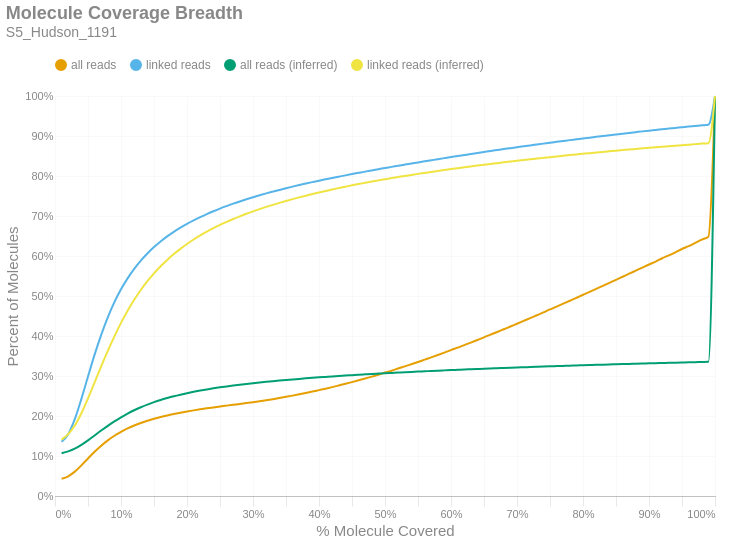

Notebook source saved alongside this figure:
### Markdown cell above
### Molecule Read Coverage
This chart shows molecule coverage breadth as computed by the number of bases aligned to that molecule. In other words, "*how much of each unique long molecule is actually sequenced/aligned?*" Keep in mind there is a distinction between sequences and alignments, since some sequences belonging to a particular molecule may not align well and wouldn't appear in the alignment data. This chart also shows molecule coverage breadth as computed by the *inferred fragment* from which the aligned sequences originate. Unlike read coverage, this calculation takes into account the total insert size, including unsequenced gaps between the forward and reverse reads. Like the previous figures, these are cumulative percents.

### Code cell
if SKIPLR:
    print_html(f"Skipped")
else:
    binned_df = consolidated_hist(valids['coverage_bp'], mask, 0.01, True)
    binned_df_inf = consolidated_hist(valids['coverage_inserts'], mask, 0.01, True)
    binned_df = binned_df.with_columns(pl.lit(binned_df_inf['all reads (cumsum)']).alias('all reads (inferred)'))
    binned_df = binned_df.with_columns(pl.lit(binned_df_inf['linked reads (cumsum)']).alias('linked reads (inferred)'))
    binned_df = binned_df.with_columns(
        (pl.col('bin').cast(pl.Float64) + 0.01).alias('right_edge')
    )

    with SafeRender(binned_df):
        (
            density_plot(binned_df, 'Molecule Coverage Breadth', samplename, 'molcov', ['all reads (inferred)','linked reads (inferred)'])
            .encode(
                #x=alt.X('bin:Q', title="% Molecule Covered").axis(format = '%').scale(padding=0),
                x=alt.X('right_edge:Q', title="% Molecule Covered").axis(format='%').scale(padding=0),
                y=alt.Y('value:Q', title='Percent of Molecules')
                    .axis(format='%')
                    .stack(False)
                    .scale(domainMin=0, padding=0),
                color=alt.Color("key:N").scale(domain = ["all reads", "linked reads", "all reads (inferred)", "linked reads (inferred)"]),
                tooltip = [
                    alt.Tooltip("key:N", title = "Data Type"),
                    alt.Tooltip("range_label:N", title="% Molecule Covered"),
                    alt.Tooltip("value:Q", format = ".2%", title="% Molecules")
                ]
            )
        ).display()

### Figure 1 — Vega-Lite specification as saved in the notebook (floating-point values rounded to 4 significant figures)
{"width": "container", "height": 400, "config": {"title": {"anchor": "start", "dy": -15, "fontSize": 18, "color": "#888888", "subtitleColor": "#888888", "subtitleFontSize": 14}, "arc": {"fill": "#0072B2"}, "axis": {"domainColor": "#888888", "domainWidth": 0.5, "gridWidth": 0.2, "grid": false, "titleFontWeight": 400, "titleFontSize": 15, "labelFontSize": 11, "labelColor": "#888888", "tickColor": "#888888", "tickWidth": 0.2, "titleColor": "#888888"}, "axisBand": {"grid": false}, "axisX": {"grid": true, "tickSize": 10, "domainCap": "round"}, "axisY": {"domain": false, "grid": true, "tickSize": 0, "domainCap": "round"}, "background": "transparent", "header": {"labelFontSize": 15, "labelColor": "#888888", "titleFontSize": 15, "titleFontWeight": 600, "titleColor": "#888888"}, "legend": {"labelFont": "sans-serif", "labelFontSize": 12, "labelColor": "#888888", "symbolSize": 100, "symbolType": "circle", "titleFontSize": 12, "titlePadding": 10, "titleColor": "#888888", "title": null, "orient": "top"}, "range": {"category": ["#E69F00", "#56B4E9", "#009E73", "#F0E442", "#0072B2", "#D55E00", "#CC79A7", "#000000"], "diverging": ["#cfe8f3", "#a2d4ec", "#73bfe2", "#46abdb", "#1696d2", "#12719e"]}, "area": {"fill": "#0072B2", "fillOpacity": 0.7, "line": true, "strokeOpacity": 0.7}, "line": {"color": "#0072B2", "stroke": "#0072B2", "strokeWidth": 2}, "trail": {"color": "#0072B2", "stroke": "#0072B2", "strokeWidth": 0, "size": 1}, "point": {"filled": true, "fillOpacity": 1.0, "size": 95}, "text": {"color": "#888888", "fontSize": 11, "align": "right", "fontWeight": 400, "size": 11}, "bar": {"fill": "#0072B2", "stroke": null}, "view": {"stroke": null, "continuousWidth": 660, "continuousHeight": 400}}, "data": {"name": "data-8a945cf6df6b942cd79f5ad6d3cc1ef4"}, "mark": {"type": "line", "interpolate": "monotone", "point": {"opacity": 0, "size": 275}}, "encoding": {"color": {"field": "key", "scale": {"domain": ["all reads", "linked reads", "all reads (inferred)", "linked reads (inferred)"]}, "type": "nominal"}, "tooltip": [{"field": "key", "title": "Data Type", "type": "nominal"}, {"field": "range_label", "title": "% Molecule Covered", "type": "nominal"}, {"field": "value", "format": ".2%", "title": "% Molecules", "type": "quantitative"}], "x": {"axis": {"format": "%"}, "field": "right_edge", "scale": {"padding": 0}, "title": "% Molecule Covered", "type": "quantitative"}, "y": {"axis": {"format": "%"}, "field": "value", "scale": {"domainMin": 0, "padding": 0}, "stack": false, "title": "Percent of Molecules", "type": "quantitative"}}, "params": [{"name": "param_c36ac31b6afebe62", "select": {"type": "point", "fields": ["key"]}, "bind": "legend"}], "title": {"text": "Molecule Coverage Breadth", "subtitle": "S5_Hudson_1191"}, "transform": [{"fold": ["all reads (cumsum)", "linked reads (cumsum)", "all reads (inferred)", "linked reads (inferred)"]}, {"calculate": "replace(datum.key, ' (cumsum)', '')", "as": "key"}, {"filter": {"param": "param_c36ac31b6afebe62"}}], "usermeta": {"embedOptions": {"downloadFileName": "S5_Hudson_1191.molcov"}}, "$schema": "https://vega.github.io/schema/vega-lite/v6.1.0.json", "datasets": {"data-8a945cf6df6b942cd79f5ad6d3cc1ef4": [{"bin": "0.0", "interval": "0.0-0.01", "all reads": 0.04327, "linked reads": 0.1356, "all reads (cumsum)": 0.04327, "linked reads (cumsum)": 0.1356, "range_label": "0.0-0.01", "all reads (inferred)": 0.1071, "linked reads (inferred)": 0.1409, "right_edge": 0.01}, {"bin": "0.01", "interval": "0.01-0.02", "all reads": 0.006059, "linked reads": 0.01904, "all reads (cumsum)": 0.04933, "linked reads (cumsum)": 0.1546, "range_label": "0.01-0.02", "all reads (inferred)": 0.1115, "linked reads (inferred)": 0.1548, "right_edge": 0.02}, {"bin": "0.02", "interval": "0.02-0.03", "all reads": 0.0116, "linked reads": 0.03738, "all reads (cumsum)": 0.06093, "linked reads (cumsum)": 0.192, "range_label": "0.02-0.03", "all reads (inferred)": 0.1182, "linked reads (inferred)": 0.1761, "right_edge": 0.03}, {"bin": "0.03", "interval": "0.03-0.04", "all reads": 0.0157, "linked reads": 0.0509, "all reads (cumsum)": 0.07663, "linked reads (cumsum)": 0.2429, "range_label": "0.03-0.04", "all reads (inferred)": 0.1277, "linked reads (inferred)": 0.2068, "right_edge": 0.04}, {"bin": "0.04", "interval": "0.04-0.05", "all reads": 0.01715, "linked reads": 0.05591, "all reads (cumsum)": 0.09378, "linked reads (cumsum)": 0.2988, "range_label": "0.04-0.05", "all reads (inferred)": 0.1391, "linked reads (inferred)": 0.2439, "right_edge": 0.05}, {"bin": "0.05", "interval": "0.05-0.06", "all reads": 0.01673, "linked reads": 0.05461, "all reads (cumsum)": 0.1105, "linked reads (cumsum)": 0.3534, "range_label": "0.05-0.06", "all reads (inferred)": 0.1514, "linked reads (inferred)": 0.284, "right_edge": 0.06}, {"bin": "0.06", "interval": "0.06-0.07", "all reads": 0.01517, "linked reads": 0.04959, "all reads (cumsum)": 0.1257, "linked reads (cumsum)": 0.403, "range_label": "0.06-0.07", "all reads (inferred)": 0.1637, "linked reads (inferred)": 0.3241, "right_edge": 0.07}, {"bin": "0.07", "interval": "0.07-0.08", "all reads": 0.01338, "linked reads": 0.04375, "all reads (cumsum)": 0.1391, "linked reads (cumsum)": 0.4468, "range_label": "0.07-0.08", "all reads (inferred)": 0.1755, "linked reads (inferred)": 0.3628, "right_edge": 0.08}, {"bin": "0.08", "interval": "0.08-0.09", "all reads": 0.01159, "linked reads": 0.03786, "all reads (cumsum)": 0.1507, "linked reads (cumsum)": 0.4846, "range_label": "0.08-0.09", "all reads (inferred)": 0.1866, "linked reads (inferred)": 0.3992, "right_edge": 0.09}, {"bin": "0.09", "interval": "0.09-0.1", "all reads": 0.00983, "linked reads": 0.03207, "all reads (cumsum)": 0.1605, "linked reads (cumsum)": 0.5167, "range_label": "0.09-0.1", "all reads (inferred)": 0.1968, "linked reads (inferred)": 0.4328, "right_edge": 0.1}, {"bin": "0.1", "interval": "0.1-0.11", "all reads": 0.008442, "linked reads": 0.02745, "all reads (cumsum)": 0.1689, "linked reads (cumsum)": 0.5442, "range_label": "0.1-0.11", "all reads (inferred)": 0.206, "linked reads (inferred)": 0.4631, "right_edge": 0.11}, {"bin": "0.11", "interval": "0.11-0.12", "all reads": 0.007285, "linked reads": 0.0237, "all reads (cumsum)": 0.1762, "linked reads (cumsum)": 0.5679, "range_label": "0.11-0.12", "all reads (inferred)": 0.2144, "linked reads (inferred)": 0.4906, "right_edge": 0.12}, {"bin": "0.12", "interval": "0.12-0.13", "all reads": 0.006348, "linked reads": 0.02062, "all reads (cumsum)": 0.1826, "linked reads (cumsum)": 0.5885, "range_label": "0.12-0.13", "all reads (inferred)": 0.2219, "linked reads (inferred)": 0.515, "right_edge": 0.13}, {"bin": "0.13", "interval": "0.13-0.14", "all reads": 0.005533, "linked reads": 0.01789, "all reads (cumsum)": 0.1881, "linked reads (cumsum)": 0.6064, "range_label": "0.13-0.14", "all reads (inferred)": 0.2285, "linked reads (inferred)": 0.5369, "right_edge": 0.14}, {"bin": "0.14", "interval": "0.14-0.15", "all reads": 0.004971, "linked reads": 0.01603, "all reads (cumsum)": 0.1931, "linked reads (cumsum)": 0.6224, "range_label": "0.14-0.15", "all reads (inferred)": 0.2346, "linked reads (inferred)": 0.5568, "right_edge": 0.15}, {"bin": "0.15", "interval": "0.15-0.16", "all reads": 0.004372, "linked reads": 0.01408, "all reads (cumsum)": 0.1974, "linked reads (cumsum)": 0.6365, "range_label": "0.15-0.16", "all reads (inferred)": 0.24, "linked reads (inferred)": 0.5745, "right_edge": 0.16}, {"bin": "0.16", "interval": "0.16-0.17", "all reads": 0.003944, "linked reads": 0.01264, "all reads (cumsum)": 0.2014, "linked reads (cumsum)": 0.6491, "range_label": "0.16-0.17", "all reads (inferred)": 0.2448, "linked reads (inferred)": 0.5903, "right_edge": 0.17}, {"bin": "0.17", "interval": "0.17-0.18", "all reads": 0.003548, "linked reads": 0.01127, "all reads (cumsum)": 0.2049, "linked reads (cumsum)": 0.6604, "range_label": "0.17-0.18", "all reads (inferred)": 0.2493, "linked reads (inferred)": 0.6048, "right_edge": 0.18}, {"bin": "0.18", "interval": "0.18-0.19", "all reads": 0.003294, "linked reads": 0.01043, "all reads (cumsum)": 0.2082, "linked reads (cumsum)": 0.6708, "range_label": "0.18-0.19", "all reads (inferred)": 0.2533, "linked reads (inferred)": 0.6179, "right_edge": 0.19}, {"bin": "0.19", "interval": "0.19-0.2", "all reads": 0.003071, "linked reads": 0.009651, "all reads (cumsum)": 0.2113, "linked reads (cumsum)": 0.6805, "range_label": "0.19-0.2", "all reads (inferred)": 0.257, "linked reads (inferred)": 0.6301, "right_edge": 0.2}, {"bin": "0.2", "interval": "0.2-0.21", "all reads": 0.002782, "linked reads": 0.008684, "all reads (cumsum)": 0.2141, "linked reads (cumsum)": 0.6891, "range_label": "0.2-0.21", "all reads (inferred)": 0.2604, "linked reads (inferred)": 0.6412, "right_edge": 0.21}, {"bin": "0.21", "interval": "0.21-0.22", "all reads": 0.002598, "linked reads": 0.008044, "all reads (cumsum)": 0.2167, "linked reads (cumsum)": 0.6972, "range_label": "0.21-0.22", "all reads (inferred)": 0.2635, "linked reads (inferred)": 0.6514, "right_edge": 0.22}, {"bin": "0.22", "interval": "0.22-0.23", "all reads": 0.002495, "linked reads": 0.007623, "all reads (cumsum)": 0.2192, "linked reads (cumsum)": 0.7048, "range_label": "0.22-0.23", "all reads (inferred)": 0.2664, "linked reads (inferred)": 0.6608, "right_edge": 0.23}, {"bin": "0.23", "interval": "0.23-0.24", "all reads": 0.002354, "linked reads": 0.007061, "all reads (cumsum)": 0.2215, "linked reads (cumsum)": 0.7119, "range_label": "0.23-0.24", "all reads (inferred)": 0.2691, "linked reads (inferred)": 0.6696, "right_edge": 0.24}, {"bin": "0.24", "interval": "0.24-0.25", "all reads": 0.002268, "linked reads": 0.006732, "all reads (cumsum)": 0.2238, "linked reads (cumsum)": 0.7186, "range_label": "0.24-0.25", "all reads (inferred)": 0.2716, "linked reads (inferred)": 0.6778, "right_edge": 0.25}, {"bin": "0.25", "interval": "0.25-0.26", "all reads": 0.002141, "linked reads": 0.00622, "all reads (cumsum)": 0.2259, "linked reads (cumsum)": 0.7248, "range_label": "0.25-0.26", "all reads (inferred)": 0.274, "linked reads (inferred)": 0.6854, "right_edge": 0.26}, {"bin": "0.26", "interval": "0.26-0.27", "all reads": 0.0021, "linked reads": 0.005983, "all reads (cumsum)": 0.228, "linked reads (cumsum)": 0.7308, "range_label": "0.26-0.27", "all reads (inferred)": 0.2761, "linked reads (inferred)": 0.6925, "right_edge": 0.27}, {"bin": "0.27", "interval": "0.27-0.28", "all reads": 0.002063, "linked reads": 0.005585, "all reads (cumsum)": 0.2301, "linked reads (cumsum)": 0.7364, "range_label": "0.27-0.28", "all reads (inferred)": 0.2782, "linked reads (inferred)": 0.6992, "right_edge": 0.28}, {"bin": "0.28", "interval": "0.28-0.29", "all reads": 0.002155, "linked reads": 0.005348, "all reads (cumsum)": 0.2322, "linked reads (cumsum)": 0.7417, "range_label": "0.28-0.29", "all reads (inferred)": 0.2801, "linked reads (inferred)": 0.7056, "right_edge": 0.29}, {"bin": "0.29", "interval": "0.29-0.3", "all reads": 0.002301, "linked reads": 0.005174, "all reads (cumsum)": 0.2346, "linked reads (cumsum)": 0.7469, "range_label": "0.29-0.3", "all reads (inferred)": 0.282, "linked reads (inferred)": 0.7115, "right_edge": 0.3}, {"bin": "0.3", "interval": "0.3-0.31", "all reads": 0.002414, "linked reads": 0.004901, "all reads (cumsum)": 0.237, "linked reads (cumsum)": 0.7518, "range_label": "0.3-0.31", "all reads (inferred)": 0.2837, "linked reads (inferred)": 0.7172, "right_edge": 0.31}, {"bin": "0.31", "interval": "0.31-0.32", "all reads": 0.002539, "linked reads": 0.004695, "all reads (cumsum)": 0.2395, "linked reads (cumsum)": 0.7565, "range_label": "0.31-0.32", "all reads (inferred)": 0.2854, "linked reads (inferred)": 0.7227, "right_edge": 0.32}, {"bin": "0.32", "interval": "0.32-0.33", "all reads": 0.002643, "linked reads": 0.004388, "all reads (cumsum)": 0.2421, "linked reads (cumsum)": 0.7609, "range_label": "0.32-0.33", "all reads (inferred)": 0.287, "linked reads (inferred)": 0.7279, "right_edge": 0.33}, {"bin": "0.33", "interval": "0.33-0.34", "all reads": 0.002785, "linked reads": 0.004318, "all reads (cumsum)": 0.2449, "linked reads (cumsum)": 0.7652, "range_label": "0.33-0.34", "all reads (inferred)": 0.2885, "linked reads (inferred)": 0.7329, "right_edge": 0.34}, {"bin": "0.34", "interval": "0.34-0.35", "all reads": 0.002942, "linked reads": 0.004156, "all reads (cumsum)": 0.2479, "linked reads (cumsum)": 0.7694, "range_label": "0.34-0.35", "all reads (inferred)": 0.29, "linked reads (inferred)": 0.7377, "right_edge": 0.35}, {"bin": "0.35", "interval": "0.35-0.36", "all reads": 0.00308, "linked reads": 0.00406, "all reads (cumsum)": 0.251, "linked reads (cumsum)": 0.7734, "range_label": "0.35-0.36", "all reads (inferred)": 0.2914, "linked reads (inferred)": 0.7422, "right_edge": 0.36}, {"bin": "0.36", "interval": "0.36-0.37", "all reads": 0.003239, "linked reads": 0.003892, "all reads (cumsum)": 0.2542, "linked reads (cumsum)": 0.7773, "range_label": "0.36-0.37", "all reads (inferred)": 0.2928, "linked reads (inferred)": 0.7466, "right_edge": 0.37}, {"bin": "0.37", "interval": "0.37-0.38", "all reads": 0.003362, "linked reads": 0.00378, "all reads (cumsum)": 0.2576, "linked reads (cumsum)": 0.7811, "range_label": "0.37-0.38", "all reads (inferred)": 0.2941, "linked reads (inferred)": 0.7508, "right_edge": 0.38}, {"bin": "0.38", "interval": "0.38-0.39", "all reads": 0.00345, "linked reads": 0.003642, "all reads (cumsum)": 0.261, "linked reads (cumsum)": 0.7847, "range_label": "0.38-0.39", "all reads (inferred)": 0.2954, "linked reads (inferred)": 0.7549, "right_edge": 0.39}, {"bin": "0.39", "interval": "0.39-0.4", "all reads": 0.003698, "linked reads": 0.003603, "all reads (cumsum)": 0.2647, "linked reads (cumsum)": 0.7883, "range_label": "0.39-0.4", "all reads (inferred)": 0.2966, "linked reads (inferred)": 0.7589, "right_edge": 0.4}, {"bin": "0.4", "interval": "0.4-0.41", "all reads": 0.003656, "linked reads": 0.003345, "all reads (cumsum)": 0.2684, "linked reads (cumsum)": 0.7917, "range_label": "0.4-0.41", "all reads (inferred)": 0.2977, "linked reads (inferred)": 0.7626, "right_edge": 0.41}, {"bin": "0.41", "interval": "0.41-0.42", "all reads": 0.003885, "linked reads": 0.003389, "all reads (cumsum)": 0.2722, "linked reads (cumsum)": 0.7951, "range_label": "0.41-0.42", "all reads (inferred)": 0.2989, "linked reads (inferred)": 0.7664, "right_edge": 0.42}, {"bin": "0.42", "interval": "0.42-0.43", "all reads": 0.00408, "linked reads": 0.003257, "all reads (cumsum)": 0.2763, "linked reads (cumsum)": 0.7983, "range_label": "0.42-0.43", "all reads (inferred)": 0.3, "linked reads (inferred)": 0.7699, "right_edge": 0.43}, {"bin": "0.43", "interval": "0.43-0.44", "all reads": 0.004118, "linked reads": 0.003238, "all reads (cumsum)": 0.2804, "linked reads (cumsum)": 0.8016, "range_label": "0.43-0.44", "all reads (inferred)": 0.3011, "linked reads (inferred)": 0.7733, "right_edge": 0.44}, {"bin": "0.44", "interval": "0.44-0.45", "all reads": 0.004305, "linked reads": 0.003163, "all reads (cumsum)": 0.2847, "linked reads (cumsum)": 0.8047, "range_label": "0.44-0.45", "all reads (inferred)": 0.3021, "linked reads (inferred)": 0.7766, "right_edge": 0.45}, {"bin": "0.45", "interval": "0.45-0.46", "all reads": 0.004442, "linked reads": 0.003122, "all reads (cumsum)": 0.2892, "linked reads (cumsum)": 0.8079, "range_label": "0.45-0.46", "all reads (inferred)": 0.3031, "linked reads (inferred)": 0.78, "right_edge": 0.46}, {"bin": "0.46", "interval": "0.46-0.47", "all reads": 0.004526, "linked reads": 0.003095, "all reads (cumsum)": 0.2937, "linked reads (cumsum)": 0.811, "range_label": "0.46-0.47", "all reads (inferred)": 0.3041, "linked reads (inferred)": 0.7831, "right_edge": 0.47}, {"bin": "0.47", "interval": "0.47-0.48", "all reads": 0.004761, "linked reads": 0.003026, "all reads (cumsum)": 0.2985, "linked reads (cumsum)": 0.814, "range_label": "0.47-0.48", "all reads (inferred)": 0.305, "linked reads (inferred)": 0.7861, "right_edge": 0.48}, {"bin": "0.48", "interval": "0.48-0.49", "all reads": 0.004708, "linked reads": 0.003026, "all reads (cumsum)": 0.3032, "linked reads (cumsum)": 0.817, "range_label": "0.48-0.49", "all reads (inferred)": 0.3059, "linked reads (inferred)": 0.7891, "right_edge": 0.49}, {"bin": "0.49", "interval": "0.49-0.5", "all reads": 0.005369, "linked reads": 0.003007, "all reads (cumsum)": 0.3086, "linked reads (cumsum)": 0.82, "range_label": "0.49-0.5", "all reads (inferred)": 0.3069, "linked reads (inferred)": 0.792, "right_edge": 0.5}, {"bin": "0.5", "interval": "0.5-0.51", "all reads": 0.004763, "linked reads": 0.002818, "all reads (cumsum)": 0.3133, "linked reads (cumsum)": 0.8228, "range_label": "0.5-0.51", "all reads (inferred)": 0.3077, "linked reads (inferred)": 0.7948, "right_edge": 0.51}, {"bin": "0.51", "interval": "0.51-0.52", "all reads": 0.005397, "linked reads": 0.002943, "all reads (cumsum)": 0.3187, "linked reads (cumsum)": 0.8258, "range_label": "0.51-0.52", "all reads (inferred)": 0.3086, "linked reads (inferred)": 0.7975, "right_edge": 0.52}, {"bin": "0.52", "interval": "0.52-0.53", "all reads": 0.005276, "linked reads": 0.002781, "all reads (cumsum)": 0.324, "linked reads (cumsum)": 0.8286, "range_label": "0.52-0.53", "all reads (inferred)": 0.3094, "linked reads (inferred)": 0.8002, "right_edge": 0.53}, {"bin": "0.53", "interval": "0.53-0.54", "all reads": 0.005504, "linked reads": 0.002713, "all reads (cumsum)": 0.3295, "linked reads (cumsum)": 0.8313, "range_label": "0.53-0.54", "all reads (inferred)": 0.3102, "linked reads (inferred)": 0.8028, "right_edge": 0.54}, {"bin": "0.54", "interval": "0.54-0.55", "all reads": 0.005521, "linked reads": 0.00274, "all reads (cumsum)": 0.335, "linked reads (cumsum)": 0.834, "range_label": "0.54-0.55", "all reads (inferred)": 0.311, "linked reads (inferred)": 0.8053, "right_edge": 0.55}, {"bin": "0.55", "interval": "0.55-0.56", "all reads": 0.005787, "linked reads": 0.002705, "all reads (cumsum)": 0.3408, "linked reads (cumsum)": 0.8367, "range_label": "0.55-0.56", "all reads (inferred)": 0.3118, "linked reads (inferred)": 0.8078, "right_edge": 0.56}, {"bin": "0.56", "interval": "0.56-0.57", "all reads": 0.005793, "linked reads": 0.002671, "all reads (cumsum)": 0.3466, "linked reads (cumsum)": 0.8394, "range_label": "0.56-0.57", "all reads (inferred)": 0.3126, "linked reads (inferred)": 0.8103, "right_edge": 0.57}, {"bin": "0.57", "interval": "0.57-0.58", "all reads": 0.005893, "linked reads": 0.002659, "all reads (cumsum)": 0.3525, "linked reads (cumsum)": 0.842, "range_label": "0.57-0.58", "all reads (inferred)": 0.3133, "linked reads (inferred)": 0.8127, "right_edge": 0.58}, {"bin": "0.58", "interval": "0.58-0.59", "all reads": 0.006081, "linked reads": 0.002634, "all reads (cumsum)": 0.3586, "linked reads (cumsum)": 0.8447, "range_label": "0.58-0.59", "all reads (inferred)": 0.3141, "linked reads (inferred)": 0.815, "right_edge": 0.59}, {"bin": "0.59", "interval": "0.59-0.6", "all reads": 0.00621, "linked reads": 0.002595, "all reads (cumsum)": 0.3648, "linked reads (cumsum)": 0.8473, "range_label": "0.59-0.6", "all reads (inferred)": 0.3148, "linked reads (inferred)": 0.8174, "right_edge": 0.6}, {"bin": "0.6", "interval": "0.6-0.61", "all reads": 0.006007, "linked reads": 0.002487, "all reads (cumsum)": 0.3708, "linked reads (cumsum)": 0.8498, "range_label": "0.6-0.61", "all reads (inferred)": 0.3155, "linked reads (inferred)": 0.8196, "right_edge": 0.61}, {"bin": "0.61", "interval": "0.61-0.62", "all reads": 0.006433, "linked reads": 0.002589, "all reads (cumsum)": 0.3772, "linked reads (cumsum)": 0.8524, "range_label": "0.61-0.62", "all reads (inferred)": 0.3162, "linked reads (inferred)": 0.8217, "right_edge": 0.62}, {"bin": "0.62", "interval": "0.62-0.63", "all reads": 0.006326, "linked reads": 0.002563, "all reads (cumsum)": 0.3835, "linked reads (cumsum)": 0.8549, "range_label": "0.62-0.63", "all reads (inferred)": 0.3168, "linked reads (inferred)": 0.8238, "right_edge": 0.63}, {"bin": "0.63", "interval": "0.63-0.64", "all reads": 0.006477, "linked reads": 0.002488, "all reads (cumsum)": 0.39, "linked reads (cumsum)": 0.8574, "range_label": "0.63-0.64", "all reads (inferred)": 0.3175, "linked reads (inferred)": 0.826, "right_edge": 0.64}, {"bin": "0.64", "interval": "0.64-0.65", "all reads": 0.006493, "linked reads": 0.002525, "all reads (cumsum)": 0.3965, "linked reads (cumsum)": 0.8599, "range_label": "0.64-0.65", "all reads (inferred)": 0.3182, "linked reads (inferred)": 0.8281, "right_edge": 0.65}, {"bin": "0.65", "interval": "0.65-0.66", "all reads": 0.006945, "linked reads": 0.002573, "all reads (cumsum)": 0.4035, "linked reads (cumsum)": 0.8625, "range_label": "0.65-0.66", "all reads (inferred)": 0.3188, "linked reads (inferred)": 0.8301, "right_edge": 0.66}, {"bin": "0.66", "interval": "0.66-0.67", "all reads": 0.006588, "linked reads": 0.002409, "all reads (cumsum)": 0.41, "linked reads (cumsum)": 0.8649, "range_label": "0.66-0.67", "all reads (inferred)": 0.3194, "linked reads (inferred)": 0.8321, "right_edge": 0.67}, {"bin": "0.67", "interval": "0.67-0.68", "all reads": 0.006873, "linked reads": 0.002409, "all reads (cumsum)": 0.4169, "linked reads (cumsum)": 0.8673, "range_label": "0.67-0.68", "all reads (inferred)": 0.3201, "linked reads (inferred)": 0.8341, "right_edge": 0.68}, {"bin": "0.68", "interval": "0.68-0.69", "all reads": 0.006765, "linked reads": 0.002317, "all reads (cumsum)": 0.4237, "linked reads (cumsum)": 0.8696, "range_label": "0.68-0.69", "all reads (inferred)": 0.3207, "linked reads (inferred)": 0.8361, "right_edge": 0.69}, {"bin": "0.69", "interval": "0.69-0.7", "all reads": 0.007012, "linked reads": 0.002297, "all reads (cumsum)": 0.4307, "linked reads (cumsum)": 0.8719, "range_label": "0.69-0.7", "all reads (inferred)": 0.3213, "linked reads (inferred)": 0.838, "right_edge": 0.7}, {"bin": "0.7", "interval": "0.7-0.71", "all reads": 0.006958, "linked reads": 0.002318, "all reads (cumsum)": 0.4377, "linked reads (cumsum)": 0.8742, "range_label": "0.7-0.71", "all reads (inferred)": 0.3219, "linked reads (inferred)": 0.8398, "right_edge": 0.71}, {"bin": "0.71", "interval": "0.71-0.72", "all reads": 0.00696, "linked reads": 0.002266, "all reads (cumsum)": 0.4446, "linked reads (cumsum)": 0.8765, "range_label": "0.71-0.72", "all reads (inferred)": 0.3225, "linked reads (inferred)": 0.8417, "right_edge": 0.72}, {"bin": "0.72", "interval": "0.72-0.73", "all reads": 0.007195, "linked reads": 0.002212, "all reads (cumsum)": 0.4518, "linked reads (cumsum)": 0.8787, "range_label": "0.72-0.73", "all reads (inferred)": 0.323, "linked reads (inferred)": 0.8435, "right_edge": 0.73}, {"bin": "0.73", "interval": "0.73-0.74", "all reads": 0.007061, "linked reads": 0.002221, "all reads (cumsum)": 0.4589, "linked reads (cumsum)": 0.8809, "range_label": "0.73-0.74", "all reads (inferred)": 0.3236, "linked reads (inferred)": 0.8453, "right_edge": 0.74}, {"bin": "0.74", "interval": "0.74-0.75", "all reads": 0.007541, "linked reads": 0.002282, "all reads (cumsum)": 0.4664, "linked reads (cumsum)": 0.8832, "range_label": "0.74-0.75", "all reads (inferred)": 0.3242, "linked reads (inferred)": 0.8471, "right_edge": 0.75}, {"bin": "0.75", "interval": "0.75-0.76", "all reads": 0.007064, "linked reads": 0.002132, "all reads (cumsum)": 0.4735, "linked reads (cumsum)": 0.8854, "range_label": "0.75-0.76", "all reads (inferred)": 0.3247, "linked reads (inferred)": 0.8488, "right_edge": 0.76}, {"bin": "0.76", "interval": "0.76-0.77", "all reads": 0.007267, "linked reads": 0.002164, "all reads (cumsum)": 0.4807, "linked reads (cumsum)": 0.8875, "range_label": "0.76-0.77", "all reads (inferred)": 0.3253, "linked reads (inferred)": 0.8506, "right_edge": 0.77}, {"bin": "0.77", "interval": "0.77-0.78", "all reads": 0.007379, "linked reads": 0.002164, "all reads (cumsum)": 0.4881, "linked reads (cumsum)": 0.8897, "range_label": "0.77-0.78", "all reads (inferred)": 0.3258, "linked reads (inferred)": 0.8523, "right_edge": 0.78}, {"bin": "0.78", "interval": "0.78-0.79", "all reads": 0.007309, "linked reads": 0.002074, "all reads (cumsum)": 0.4954, "linked reads (cumsum)": 0.8918, "range_label": "0.78-0.79", "all reads (inferred)": 0.3263, "linked reads (inferred)": 0.8539, "right_edge": 0.79}, {"bin": "0.79", "interval": "0.79-0.8", "all reads": 0.007767, "linked reads": 0.002142, "all reads (cumsum)": 0.5032, "linked reads (cumsum)": 0.8939, "range_label": "0.79-0.8", "all reads (inferred)": 0.3269, "linked reads (inferred)": 0.8556, "right_edge": 0.8}, {"bin": "0.8", "interval": "0.8-0.81", "all reads": 0.007165, "linked reads": 0.001956, "all reads (cumsum)": 0.5104, "linked reads (cumsum)": 0.8959, "range_label": "0.8-0.81", "all reads (inferred)": 0.3274, "linked reads (inferred)": 0.8572, "right_edge": 0.81}, {"bin": "0.81", "interval": "0.81-0.82", "all reads": 0.007416, "linked reads": 0.002021, "all reads (cumsum)": 0.5178, "linked reads (cumsum)": 0.8979, "range_label": "0.81-0.82", "all reads (inferred)": 0.3279, "linked reads (inferred)": 0.8587, "right_edge": 0.82}, {"bin": "0.82", "interval": "0.82-0.83", "all reads": 0.007656, "linked reads": 0.001975, "all reads (cumsum)": 0.5254, "linked reads (cumsum)": 0.8999, "range_label": "0.82-0.83", "all reads (inferred)": 0.3284, "linked reads (inferred)": 0.8603, "right_edge": 0.83}, {"bin": "0.83", "interval": "0.83-0.84", "all reads": 0.007551, "linked reads": 0.001966, "all reads (cumsum)": 0.533, "linked reads (cumsum)": 0.9018, "range_label": "0.83-0.84", "all reads (inferred)": 0.3289, "linked reads (inferred)": 0.8618, "right_edge": 0.84}, {"bin": "0.84", "interval": "0.84-0.85", "all reads": 0.00753, "linked reads": 0.001988, "all reads (cumsum)": 0.5405, "linked reads (cumsum)": 0.9038, "range_label": "0.84-0.85", "all reads (inferred)": 0.3293, "linked reads (inferred)": 0.8633, "right_edge": 0.85}, {"bin": "0.85", "interval": "0.85-0.86", "all reads": 0.007619, "linked reads": 0.002002, "all reads (cumsum)": 0.5481, "linked reads (cumsum)": 0.9058, "range_label": "0.85-0.86", "all reads (inferred)": 0.3298, "linked reads (inferred)": 0.8648, "right_edge": 0.86}, {"bin": "0.86", "interval": "0.86-0.87", "all reads": 0.00761, "linked reads": 0.00195, "all reads (cumsum)": 0.5557, "linked reads (cumsum)": 0.9078, "range_label": "0.86-0.87", "all reads (inferred)": 0.3303, "linked reads (inferred)": 0.8662, "right_edge": 0.87}, {"bin": "0.87", "interval": "0.87-0.88", "all reads": 0.007657, "linked reads": 0.001899, "all reads (cumsum)": 0.5634, "linked reads (cumsum)": 0.9097, "range_label": "0.87-0.88", "all reads (inferred)": 0.3307, "linked reads (inferred)": 0.8677, "right_edge": 0.88}, {"bin": "0.88", "interval": "0.88-0.89", "all reads": 0.007635, "linked reads": 0.001908, "all reads (cumsum)": 0.571, "linked reads (cumsum)": 0.9116, "range_label": "0.88-0.89", "all reads (inferred)": 0.3312, "linked reads (inferred)": 0.8691, "right_edge": 0.89}, {"bin": "0.89", "interval": "0.89-0.9", "all reads": 0.00774, "linked reads": 0.001817, "all reads (cumsum)": 0.5788, "linked reads (cumsum)": 0.9134, "range_label": "0.89-0.9", "all reads (inferred)": 0.3316, "linked reads (inferred)": 0.8705, "right_edge": 0.9}, {"bin": "0.9", "interval": "0.9-0.91", "all reads": 0.007262, "linked reads": 0.001671, "all reads (cumsum)": 0.586, "linked reads (cumsum)": 0.9151, "range_label": "0.9-0.91", "all reads (inferred)": 0.332, "linked reads (inferred)": 0.8718, "right_edge": 0.91}, {"bin": "0.91", "interval": "0.91-0.92", "all reads": 0.008352, "linked reads": 0.001762, "all reads (cumsum)": 0.5944, "linked reads (cumsum)": 0.9168, "range_label": "0.91-0.92", "all reads (inferred)": 0.3325, "linked reads (inferred)": 0.8732, "right_edge": 0.92}, {"bin": "0.92", "interval": "0.92-0.93", "all reads": 0.007035, "linked reads": 0.001696, "all reads (cumsum)": 0.6014, "linked reads (cumsum)": 0.9185, "range_label": "0.92-0.93", "all reads (inferred)": 0.3329, "linked reads (inferred)": 0.8745, "right_edge": 0.93}, {"bin": "0.93", "interval": "0.93-0.94", "all reads": 0.007782, "linked reads": 0.00168, "all reads (cumsum)": 0.6092, "linked reads (cumsum)": 0.9202, "range_label": "0.93-0.94", "all reads (inferred)": 0.3333, "linked reads (inferred)": 0.8758, "right_edge": 0.94}, {"bin": "0.94", "interval": "0.94-0.95", "all reads": 0.008312, "linked reads": 0.001698, "all reads (cumsum)": 0.6175, "linked reads (cumsum)": 0.9219, "range_label": "0.94-0.95", "all reads (inferred)": 0.3338, "linked reads (inferred)": 0.8771, "right_edge": 0.95}, {"bin": "0.95", "interval": "0.95-0.96", "all reads": 0.007031, "linked reads": 0.00166, "all reads (cumsum)": 0.6245, "linked reads (cumsum)": 0.9236, "range_label": "0.95-0.96", "all reads (inferred)": 0.3342, "linked reads (inferred)": 0.8784, "right_edge": 0.96}, {"bin": "0.96", "interval": "0.96-0.97", "all reads": 0.008129, "linked reads": 0.001578, "all reads (cumsum)": 0.6327, "linked reads (cumsum)": 0.9251, "range_label": "0.96-0.97", "all reads (inferred)": 0.3346, "linked reads (inferred)": 0.8797, "right_edge": 0.97}, {"bin": "0.97", "interval": "0.97-0.98", "all reads": 0.008291, "linked reads": 0.001525, "all reads (cumsum)": 0.641, "linked reads (cumsum)": 0.9267, "range_label": "0.97-0.98", "all reads (inferred)": 0.3351, "linked reads (inferred)": 0.881, "right_edge": 0.98}, {"bin": "0.98", "interval": "0.98-0.99", "all reads": 0.007414, "linked reads": 0.001619, "all reads (cumsum)": 0.6484, "linked reads (cumsum)": 0.9283, "range_label": "0.98-0.99", "all reads (inferred)": 0.3355, "linked reads (inferred)": 0.8821, "right_edge": 0.99}, {"bin": "0.99", "interval": "0.99-1.0", "all reads": 0.3516, "linked reads": 0.07172, "all reads (cumsum)": 1.0, "linked reads (cumsum)": 1.0, "range_label": "0.99-1.0", "all reads (inferred)": 1.0, "linked reads (inferred)": 1.0, "right_edge": 1.0}]}}
